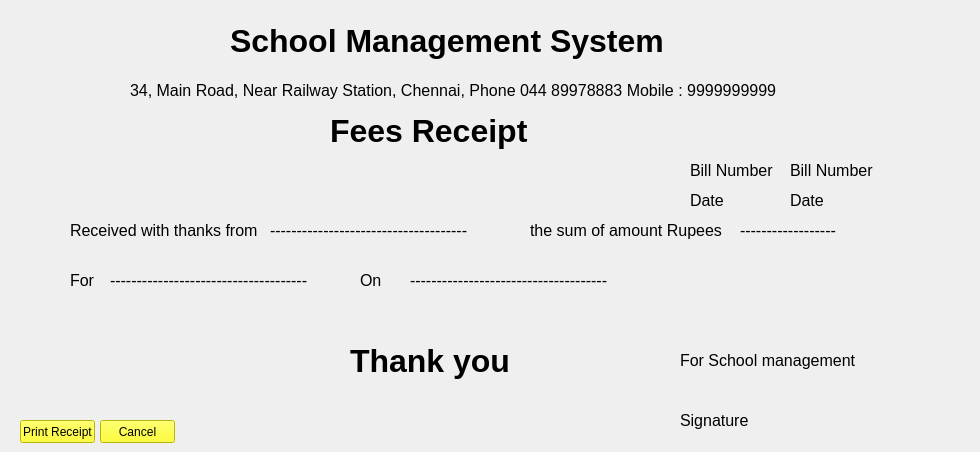
    <widget class="QWidget" name="tab_12">
     <attribute name="title">
      <string>Print Receipt</string>
     </attribute>
     <widget class="QLabel" name="label_93">
      <property name="geometry">
       <rect>
        <x>230</x>
        <y>20</y>
        <width>471</width>
        <height>41</height>
       </rect>
      </property>
      <property name="font">
       <font>
        <pointsize>24</pointsize>
        <weight>75</weight>
        <bold>true</bold>
       </font>
      </property>
      <property name="text">
       <string>School Management System</string>
      </property>
     </widget>
     <widget class="QLabel" name="label_94">
      <property name="geometry">
       <rect>
        <x>130</x>
        <y>80</y>
        <width>711</width>
        <height>20</height>
       </rect>
      </property>
      <property name="font">
       <font>
        <pointsize>12</pointsize>
       </font>
      </property>
      <property name="text">
       <string>34, Main Road, Near Railway Station, Chennai, Phone 044 89978883 Mobile : 9999999999</string>
      </property>
     </widget>
     <widget class="QLabel" name="label_95">
      <property name="geometry">
       <rect>
        <x>330</x>
        <y>110</y>
        <width>211</width>
        <height>41</height>
       </rect>
      </property>
      <property name="font">
       <font>
        <pointsize>24</pointsize>
        <weight>75</weight>
        <bold>true</bold>
       </font>
      </property>
      <property name="text">
       <string>Fees Receipt</string>
      </property>
     </widget>
     <widget class="QLabel" name="label_96">
      <property name="geometry">
       <rect>
        <x>690</x>
        <y>160</y>
        <width>101</width>
        <height>20</height>
       </rect>
      </property>
      <property name="font">
       <font>
        <pointsize>12</pointsize>
       </font>
      </property>
      <property name="text">
       <string>Bill Number</string>
      </property>
     </widget>
     <widget class="QLabel" name="l81">
      <property name="geometry">
       <rect>
        <x>790</x>
        <y>160</y>
        <width>101</width>
        <height>20</height>
       </rect>
      </property>
      <property name="font">
       <font>
        <pointsize>12</pointsize>
       </font>
      </property>
      <property name="text">
       <string>Bill Number</string>
      </property>
     </widget>
     <widget class="QLabel" name="label_98">
      <property name="geometry">
       <rect>
        <x>690</x>
        <y>190</y>
        <width>101</width>
        <height>20</height>
       </rect>
      </property>
      <property name="font">
       <font>
        <pointsize>12</pointsize>
       </font>
      </property>
      <property name="text">
       <string>Date</string>
      </property>
     </widget>
     <widget class="QLabel" name="l82">
      <property name="geometry">
       <rect>
        <x>790</x>
        <y>190</y>
        <width>101</width>
        <height>20</height>
       </rect>
      </property>
      <property name="font">
       <font>
        <pointsize>12</pointsize>
       </font>
      </property>
      <property name="text">
       <string>Date</string>
      </property>
     </widget>
     <widget class="QLabel" name="label_100">
      <property name="geometry">
       <rect>
        <x>70</x>
        <y>220</y>
        <width>201</width>
        <height>20</height>
       </rect>
      </property>
      <property name="font">
       <font>
        <pointsize>12</pointsize>
       </font>
      </property>
      <property name="text">
       <string>Received with thanks from</string>
      </property>
     </widget>
     <widget class="QLabel" name="l83">
      <property name="geometry">
       <rect>
        <x>270</x>
        <y>220</y>
        <width>231</width>
        <height>20</height>
       </rect>
      </property>
      <property name="font">
       <font>
        <pointsize>12</pointsize>
       </font>
      </property>
      <property name="text">
       <string>-------------------------------------</string>
      </property>
     </widget>
     <widget class="QLabel" name="label_102">
      <property name="geometry">
       <rect>
        <x>530</x>
        <y>220</y>
        <width>201</width>
        <height>20</height>
       </rect>
      </property>
      <property name="font">
       <font>
        <pointsize>12</pointsize>
       </font>
      </property>
      <property name="text">
       <string>the sum of amount Rupees</string>
      </property>
     </widget>
     <widget class="QLabel" name="l84">
      <property name="geometry">
       <rect>
        <x>740</x>
        <y>220</y>
        <width>231</width>
        <height>20</height>
       </rect>
      </property>
      <property name="font">
       <font>
        <pointsize>12</pointsize>
       </font>
      </property>
      <property name="text">
       <string>------------------</string>
      </property>
     </widget>
     <widget class="QLabel" name="label_104">
      <property name="geometry">
       <rect>
        <x>70</x>
        <y>270</y>
        <width>41</width>
        <height>20</height>
       </rect>
      </property>
      <property name="font">
       <font>
        <pointsize>12</pointsize>
       </font>
      </property>
      <property name="text">
       <string>For</string>
      </property>
     </widget>
     <widget class="QLabel" name="l85">
      <property name="geometry">
       <rect>
        <x>110</x>
        <y>270</y>
        <width>231</width>
        <height>20</height>
       </rect>
      </property>
      <property name="font">
       <font>
        <pointsize>12</pointsize>
       </font>
      </property>
      <property name="text">
       <string>-------------------------------------</string>
      </property>
     </widget>
     <widget class="QLabel" name="label_106">
      <property name="geometry">
       <rect>
        <x>360</x>
        <y>270</y>
        <width>41</width>
        <height>20</height>
       </rect>
      </property>
      <property name="font">
       <font>
        <pointsize>12</pointsize>
       </font>
      </property>
      <property name="text">
       <string>On</string>
      </property>
     </widget>
     <widget class="QLabel" name="l86">
      <property name="geometry">
       <rect>
        <x>410</x>
        <y>270</y>
        <width>231</width>
        <height>20</height>
       </rect>
      </property>
      <property name="font">
       <font>
        <pointsize>12</pointsize>
       </font>
      </property>
      <property name="text">
       <string>-------------------------------------</string>
      </property>
     </widget>
     <widget class="QLabel" name="label_108">
      <property name="geometry">
       <rect>
        <x>350</x>
        <y>340</y>
        <width>181</width>
        <height>41</height>
       </rect>
      </property>
      <property name="font">
       <font>
        <pointsize>24</pointsize>
        <weight>75</weight>
        <bold>true</bold>
       </font>
      </property>
      <property name="text">
       <string>Thank you</string>
      </property>
     </widget>
     <widget class="QLabel" name="label_109">
      <property name="geometry">
       <rect>
        <x>680</x>
        <y>350</y>
        <width>181</width>
        <height>20</height>
       </rect>
      </property>
      <property name="font">
       <font>
        <pointsize>12</pointsize>
       </font>
      </property>
      <property name="text">
       <string>For School management </string>
      </property>
     </widget>
     <widget class="QLabel" name="label_110">
      <property name="geometry">
       <rect>
        <x>680</x>
        <y>410</y>
        <width>81</width>
        <height>20</height>
       </rect>
      </property>
      <property name="font">
       <font>
        <pointsize>12</pointsize>
       </font>
      </property>
      <property name="text">
       <string>Signature</string>
      </property>
     </widget>
     <widget class="QPushButton" name="b81">
      <property name="geometry">
       <rect>
        <x>20</x>
        <y>420</y>
        <width>75</width>
        <height>23</height>
       </rect>
      </property>
      <property name="styleSheet">
       <string notr="true">background-color: rgb(255, 255, 0);</string>
      </property>
      <property name="text">
       <string>Print Receipt</string>
      </property>
     </widget>
     <widget class="QPushButton" name="b82">
      <property name="geometry">
       <rect>
        <x>100</x>
        <y>420</y>
        <width>75</width>
        <height>23</height>
       </rect>
      </property>
      <property name="styleSheet">
       <string notr="true">background-color: rgb(255, 255, 0);</string>
      </property>
      <property name="text">
       <string>Cancel</string>
      </property>
     </widget>
    </widget>
